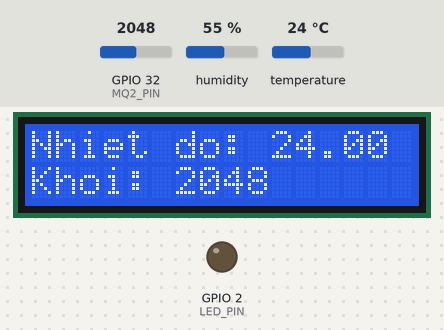
The sketch below on a simulated ESP32. On the bench: 16×2 character LCD, output pins drawn as LEDs (lit = HIGH). The test bench sets the inputs (shaded band); at power-on: temperature 24 °C, GPIO 32 (MQ2_PIN) = 2048, humidity 55 %. What the sketch prints to the serial monitor is not drawn.

Above: at 1.2 s.
1.3 s: temperature set to 29 °C
At 3.1 s:
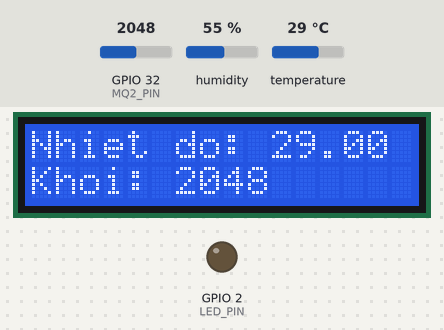
3.7 s: temperature set to 32 °C
At 5.5 s:
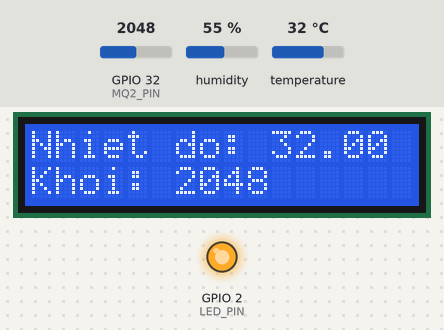
5.8 s: GPIO 32 (MQ2_PIN) set to 2866
At 6.8 s:
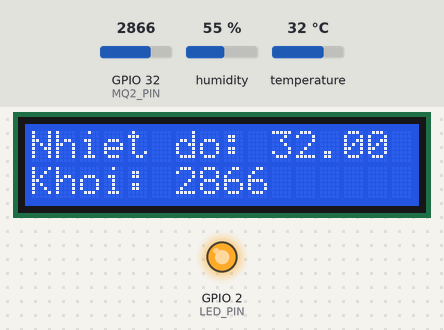
7.8 s: GPIO 32 (MQ2_PIN) set to 3603
At 9.3 s:
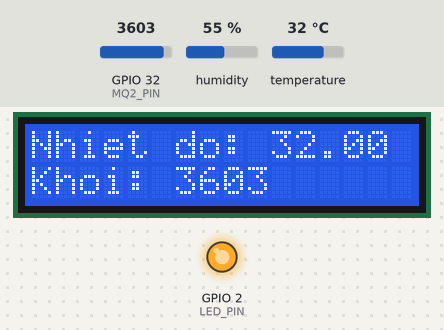
9.9 s: temperature set to 12 °C
At 11.7 s:
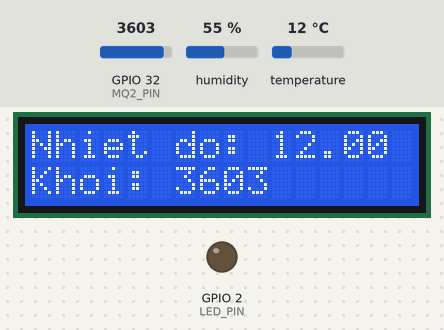
12.0 s: GPIO 32 (MQ2_PIN) set to 4095
At 13.0 s:
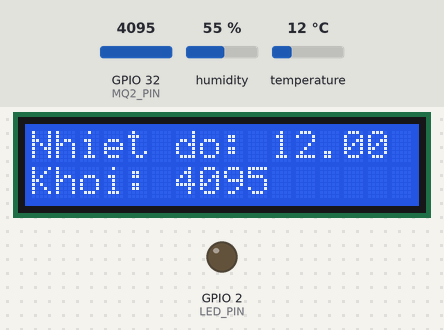
Timing chart, 0 to 15.0 s (numbered marks = the images above; inputs shaded):
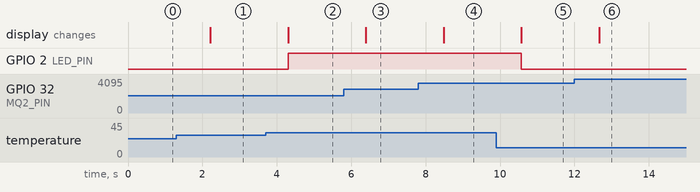

Measured:
- the behaviour switches between 30 and 31 °C on temperature (found by bisection; images 1 and 2)
- after the input at 1.3 s, the display: changes after 0.91 s (image 1)
- after the input at 3.7 s, GPIO 2 (LED_PIN): LOW → HIGH after 0.60 s; the display: changes after 0.60 s (image 2)
- after the input at 5.8 s, the display: changes after 0.59 s (image 3)
- after the input at 7.8 s, the display: changes after 0.68 s (image 4)
- after the input at 9.9 s, GPIO 2 (LED_PIN): HIGH → LOW after 0.68 s; the display: changes after 0.68 s (image 5)
- after the input at 12.0 s, the display: changes after 0.67 s (image 6)

The sketch:

DHT11_MQ2_LED_LCD.ino
```cpp
#include <Wire.h>
#include <LiquidCrystal_I2C.h>
#include <DHT.h>

#define DHTPIN 16       // Chân G16 nối với DHT11
#define DHTTYPE DHT11   // Định nghĩa loại cảm biến là DHT11
#define LED_PIN 2       // Chân G2 nối với LED
#define MQ2_PIN 32      // Chân G32 nối với MQ2

// Khởi tạo cảm biến DHT
DHT dht(DHTPIN, DHTTYPE);

// Khởi tạo LCD với địa chỉ I2C là 0x27
LiquidCrystal_I2C lcd(0x27, 16, 2);

void setup() {
  Serial.begin(115200);
  dht.begin();

  pinMode(LED_PIN, OUTPUT);
  pinMode(MQ2_PIN, INPUT);

  // Khởi tạo LCD
  lcd.init();
  lcd.backlight();

  // In tiêu đề dữ liệu lên Plotter (tùy chọn)
  Serial.println("Nhiệt độ\tNồng độ khói");
}

void loop() {
  // Đọc giá trị nhiệt độ từ DHT11
  float temperature = dht.readTemperature();
  int mq2Value = analogRead(MQ2_PIN);

  // Kiểm tra lỗi khi đọc cảm biến DHT11
  if (isnan(temperature)) {
    Serial.println("Lỗi đọc dữ liệu từ cảm biến DHT11!");
    lcd.setCursor(0, 0);
    lcd.print("DHT11 Error     ");
  } else {
    // Hiển thị nhiệt độ lên Serial và LCD
    Serial.print("Nhiệt độ: ");
    Serial.print(temperature);
    Serial.println("°C");

    lcd.setCursor(0, 0);
    lcd.print("Nhiet do: ");
    lcd.print(temperature);
    lcd.print(" C   ");
  }

  // Đọc và hiển thị giá trị nồng độ khói từ MQ2
  Serial.print("Nồng độ khói (MQ2): ");
  Serial.println(mq2Value);

  lcd.setCursor(0, 1);
  lcd.print("Khoi: ");
  lcd.print(mq2Value);
  lcd.print("     ");

  // Điều khiển LED theo nhiệt độ
  if (temperature > 30) {
    digitalWrite(LED_PIN, HIGH);  // Bật LED nếu nhiệt độ trên 30°C
  } else {
    digitalWrite(LED_PIN, LOW);   // Tắt LED nếu nhiệt độ dưới 30°C
  }

  // Gửi dữ liệu lên Plotter (nhiệt độ và nồng độ khói)
  Serial.print(temperature);
  Serial.print("\t"); // Dấu tab để phân biệt giá trị
  Serial.println(mq2Value);

  delay(1000);  // Đợi 1 giây trước khi cập nhật lại
}
```
